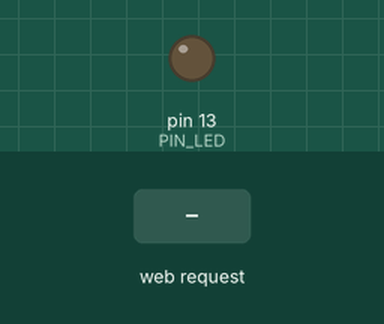
The sketch below on a simulated Arduino Uno, built for the host (arithmetic inside an expression is 32-bit, double 64-bit). Parts: output pins drawn as LEDs (lit = HIGH). The inputs (shaded band) are chosen by the test bench. WiFi joins after 1.5 s; servers stay silent unless stated.

Above: at 1.2 s.
1.3 s: HTTP request GET /?LED=T received
At 1.7 s:
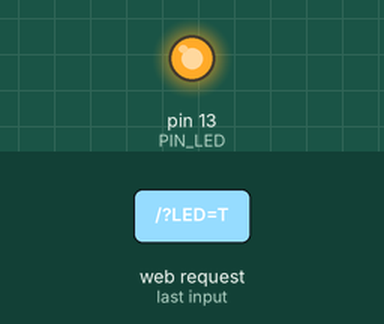
2.8 s: HTTP request GET /?LED=F received
At 4.0 s:
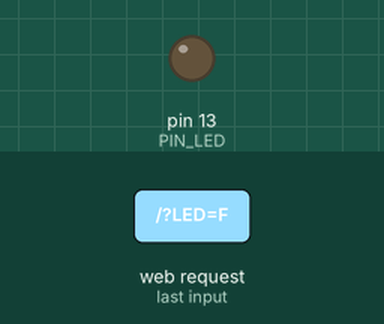
Timing chart, 0 to 5.8 s (numbered marks = the images above; inputs shaded):
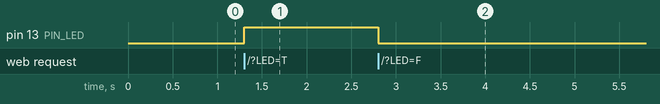

Measured:
- after the input at 1.3 s, pin 13 (PIN_LED): LOW → HIGH at once
- after the input at 2.8 s, pin 13 (PIN_LED): HIGH → LOW at once

The sketch:

app.ino
```cpp
#include <SPI.h> //Aqui incluimos la libreria SPI
#include <Ethernet.h> //Aqui incluimos la libreria Ethernet

byte mac[]={0xDE,0xAD,0xBE,0xEF,0xFE,0xED}; //Declaracion de la direccion MAC

IPAddress ip(192,168,0,95); //Declaracion de la IP

EthernetServer servidor(3000); //Declaracion del puerto 80

int PIN_LED=13; //Aqui establecemos la variable PIN_LED como un valor entero

String readString=String(30); //lee los caracteres de una secuencia en una cadena.
//Los strings se representan como arrays de caracteres (tipo char)
String state=String(3);


void setup() {
  Ethernet.begin(mac, ip); //Inicializamos con las direcciones asignadas
  servidor.begin(); //inicia el servidor
  pinMode(PIN_LED,OUTPUT);
  digitalWrite(PIN_LED,LOW);
  state="OFF";
}


void loop() {
  //EthernetClient Crea un cliente que se puede conectar a
  //una dirección específica de Internet IP
  EthernetClient cliente= servidor.available();
  if(cliente) {
    boolean lineaenblanco=true;
    while(cliente.connected()) {
      if(cliente.available()) {
        char c=cliente.read();
        if(readString.length()<30) {
          readString.concat(c);
          //Cliente conectado
          //Leemos petición HTTP caracter a caracter
          //Almacenar los caracteres en la variable readString
        }
        if(c=='\n' && lineaenblanco) //Si la petición HTTP ha finalizado
          {
          int LED = readString.indexOf("LED=");
          if(readString.substring(LED,LED+5)=="LED=T") {
              digitalWrite(PIN_LED,HIGH);
              state="ON"; }
          else if (readString.substring(LED,LED+5)=="LED=F") {
              digitalWrite(PIN_LED,LOW);
              state="OFF";
          }
          readString="";
        }
      }
    }
  }
}
```
